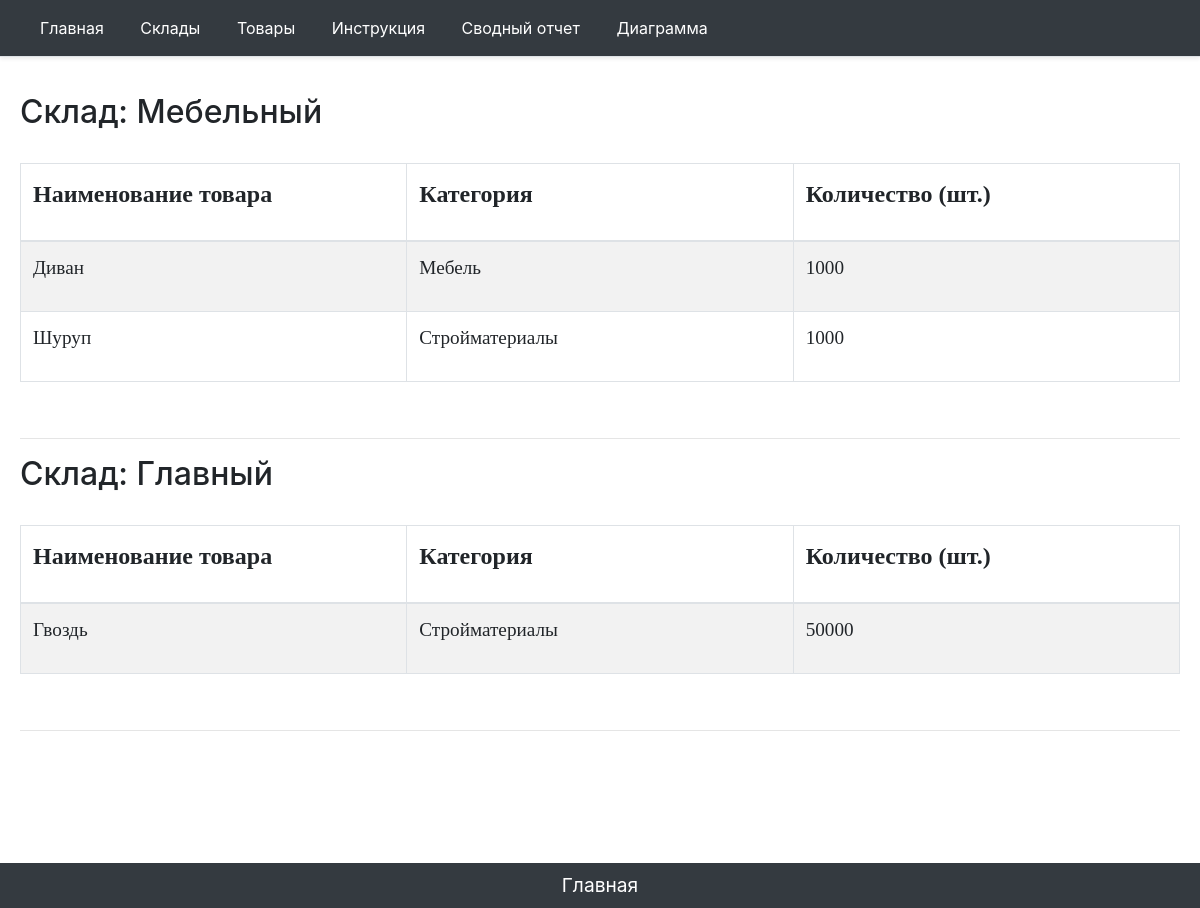
Before: /first with the older database file.
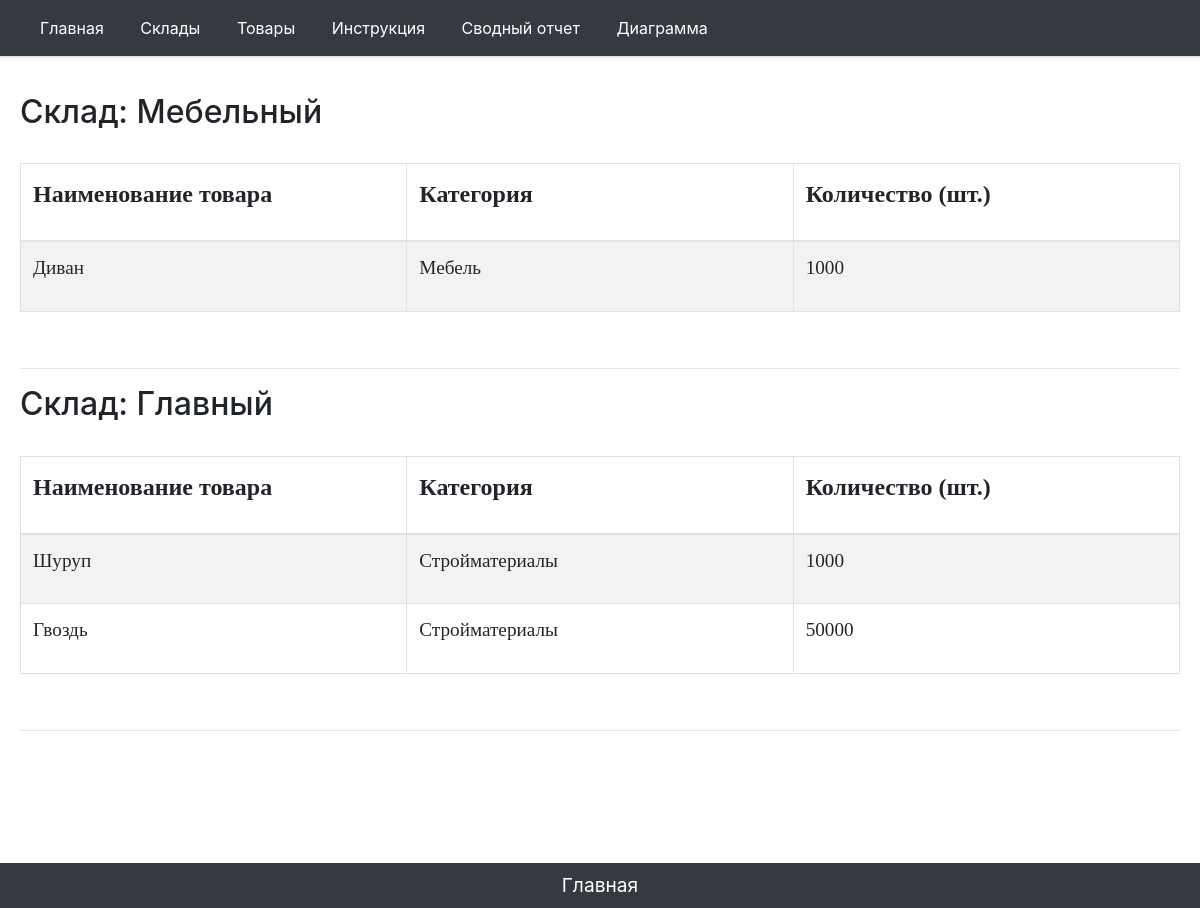
After: the same page with the newer database file.
### main/models.py (models this page shows, shortened)
class FoldNewOne(models.Model):
    name = models.CharField('Название склада', max_length=50)
    parknumber = models.IntegerField('Номер платформы')
    responsible = models.CharField('Ответственный', max_length=50, blank=True)
    adress = models.CharField('Адрес', max_length=200, blank=True)
    square = models.IntegerField('Площадь склада')
    def get_item_count(self):
        count = 0
        items = ItemNewOne.objects.all()
        for i in items:
            if i.foldid.id == self.id:
                count += 1
        return count
    """def get_update_url(self):
        return reverse('fold_update_url',kwargs={'id': self.id})
"""
    class Meta:
        verbose_name = 'Склад'
        verbose_name_plural = 'Склады'

class ItemNewOne(models.Model):
    ITEM_CATEGORY = (
        ('Мебель', 'Мебель'),
        ('Стройматериалы', 'Строительные материалы'),
        ('Инструменты', 'Инструменты для выполнения строительных,отделочных работ'),
        ('Техника', 'Технические средства, машины для строительных, отделочных работ'),
    )
    ITEM_MODULE = (
        ('А', 'А'),
        ('Б', 'Б'),
        ('В', 'В'),
        ('Г', 'Г'),
        ('Д', 'Д'),
        ('Е', 'Е'),
        ('Ж', 'Ж'),
        ('З', 'З'),
    )
    ITEM_SECTION =(
        ('S-1', 'S-1'),
        ('S-2', 'S-2'),
        ('S-3', 'S-3'),
        ('S-4', 'S-4'),
        ('S-5', 'S-5'),
        ('S-6', 'S-6'),
        ('S-7', 'S-7'),
        ('S-8', 'S-8'),
        ('S-9', 'S-9'),
        ('S-10', 'S-10'),
        ('S-11', 'S-11'),
        ('S-12', 'S-12'),
        ('S-13', 'S-13'),
        ('S-14', 'S-14'),
        ('S-15', 'S-15'),
        ('S-16', 'S-16'),
    )
    ITEM_ROW=(
        ('1', '1'),
        ('2', '2'),
        ('3', '3'),
        ('4', '4'),
        ('5', '5'),
        ('6', '6'),
        ('7', '7'),
        ('8', '8'),
        ('9', '9'),
        ('10', '10'),
        ('11', '11'),
        ('12', '12'),
        ('13', '13'),
        ('14', '14'),
        ('15', '15'),
        ('16', '16'),
        ('17', '17'),
        ('18', '18'),
        ('19', '19'),
        ('20', '20'),
        ('21', '21'),
        ('22', '22'),
        ('23', '23'),
        ('24', '24'),
        ('25', '25'),
        ('26', '26'),
        ('27', '27'),
        ('28', '28'),
        ('29', '29'),
        ('30', '30'),
        ('31', '31'),
        ('32', '32'),
    )
    ITEM_PLACE = (
        ('М1', 'М1'),
        ('М2', 'М2'),
        ('М3', 'М3'),
        ('М4', 'М4'),
        ('М5', 'М5'),
        ('М6', 'М6'),
        ('М7', 'М7'),
        ('М8', 'М8'),
        ('М9', 'М9'),
        ('М10', 'М10'),
        ('М11', 'М11'),
        ('М12', 'М12'),
        ('М13', 'М13'),
        ('М14', 'М14'),
        ('М15', 'М15'),
        ('М16', 'М16'),
        ('М17', 'М17'),
        ('М18', 'М18'),
        ('М19', 'М19'),
        ('М20', 'М20'),
        ('М21', 'М21'),
        ('М22', 'М22'),
        ('М23', 'М23'),
        ('М24', 'М24'),
        ('М25', 'М25'),
        ('М26', 'М26'),
        ('М27', 'М27'),
        ('М28', 'М28'),
        ('М29', 'М29'),
        ('М30', 'М30'),
        ('М31', 'М31'),
        ('М32', 'М32'),
        ('М33', 'М33'),
        ('М34', 'М34'),
        ('М35', 'М35'),
        ('М36', 'М36'),
        ('М37', 'М37'),
        ('М38', 'М38'),
        ('М39', 'М39'),
        ('М40', 'М40'),
        ('М41', 'М41'),
        ('М42', 'М42'),
        ('М43', 'М43'),
        ('М44', 'М44'),
        ('М45', 'М45'),
        ('М46', 'М46'),
        ('М47', 'М47'),
        ('М48', 'М48'),
        ('М49', 'М49'),
        ('М50', 'М50'),
        ('М51', 'М51'),
        ('М52', 'М52'),
        ('М53', 'М53'),
        ('М54', 'М54'),
        ('М55', 'М55'),
        ('М56', 'М56'),
        ('М57', 'М57'),
        ('М58', 'М58'),
        ('М59', 'М59'),
        ('М60', 'М60'),
        ('М61', 'М61'),
        ('М62', 'М62'),
        ('М63', 'М63'),
        ('М64', 'М64'),
        ('М65', 'М65'),
        ('М66', 'М66'),
        ('М67', 'М67'),
        ('М68', 'М68'),
        ('М69', 'М69'),
        ('М70', 'М70'),
        ('М71', 'М71'),
        ('М72', 'М72'),
        ('М73', 'М73'),
        ('М74', 'М74'),
        ('М75', 'М75'),
        ('М76', 'М76'),
        ('М77', 'М77'),
        ('М78', 'М78'),
        ('М79', 'М79'),
        ('М80', 'М80'),
        ('М81', 'М81'),
        ('М82', 'М82'),
        ('М83', 'М83'),
        ('М84', 'М84'),
        ('М85', 'М85'),
        ('М86', 'М86'),
        ('М87', 'М87'),
        ('М88', 'М88'),
        ('М89', 'М89'),
        ('М90', 'М90'),
        ('М91', 'М91'),
        ('М92', 'М92'),
        ('М93', 'М93'),
        ('М94', 'М94'),
        ('М95', 'М95'),
        ('М96', 'М96'),
        ('М97', 'М97'),
        ('М98', 'М98'),
        ('М99', 'М99'),
        ('М100', 'М100'),
        ('М101', 'М101'),
        ('М102', 'М102'),
        ('М103', 'М103'),
        ('М104', 'М104'),
        ('М105', 'М105'),
        ('М106', 'М106'),
        ('М107', 'М107'),
        ('М108', 'М108'),
        ('М109', 'М109'),
        ('М110', 'М110'),
        ('М111', 'М111'),
        ('М112', 'М112'),
        ('М113', 'М113'),
        ('М114', 'М114'),
        ('М115', 'М115'),
        ('М116', 'М116'),
        ('М117', 'М117'),
        ('М118', 'М118'),
        ('М119', 'М119'),
        ('М120', 'М120'),
        ('М121', 'М121'),
        ('М122', 'М122'),
        ('М123', 'М123'),
        ('М124', 'М124'),
        ('М125', 'М125'),
        ('М126', 'М126'),
        ('М127', 'М127'),
        ('М128', 'М128'),
    )
    name = models.CharField('Наименование товара', max_length=100)
    category = models.CharField('Категория',max_length=150, choices=ITEM_CATEGORY)
    amount = models.IntegerField('Количество')
    shelflifeday = models.IntegerField('Дней хранения')
    option = models.TextField('Описание', blank=True)
    foldid = models.ForeignKey(FoldNewOne, on_delete=models.CASCADE, verbose_name="Склад", blank="True")
    camedate = models.DateField('Дата поставки', blank=True, null=True)
    module = models.CharField('Модуль склада', max_length=5,blank=True, choices=ITEM_MODULE)
    section = models.CharField('Секция модуля склада', max_length=5,blank=True, choices=ITEM_SECTION)
    row = models.CharField('Ряд секции', blank=True, max_length=5,choices=ITEM_ROW)
    place = models.CharField('Место в ряду', blank=True, max_length=5,choices=ITEM_PLACE)
    class Meta:
        verbose_name = 'Товар'
        verbose_name_plural = 'Товары'

### main/views.py (the view)
# urls.py: path('first',views.first, name='fir'),
def first(request):
    get_items = ItemNewOne.objects.all()
    get_folds = FoldNewOne.objects.all()
    return render(request, 'main/first.html', {'title':"Сводный отчет",
                                               'get_item': get_items,'get_fold': get_folds})

### main/templates/main/first.html (shortened to what this page needs)
{% extends 'main/base_template.html' %}
{% block content %}
{% if get_fold %}
    {% if get_item %}
        {% for fold_elem in get_fold %}
            <h2>Склад: {{ fold_elem.name }}</h2>
            {% if fold_elem.get_item_count > 0%}
            <br>
            <table class="table table-striped table-bordered">
                    <thead>
                        <tr>
                            <th scope="col"><p class = "colwi1">Наименование товара</p></th>
                            <th scope="col"><p class = "colwi1">Категория</p></th>
                            <th scope="col"><p class = "colwi1">Количество (шт.)</p></th>
                        </tr>
                      </thead>
                     <tbody>
                         {% for item_elem in get_item %}
                             {% if item_elem.foldid.id == fold_elem.id %}
                             <tr>
                                 <td><p class = "colwi">{{ item_elem.name }}</p></td>
                                 <td><p class = "colwi">{{ item_elem.category }}</p></td>
                                 <td><p class = "colwi">{{ item_elem.amount }}</p></td>
                             </tr>
                             {% endif %}
                         {% endfor %}
                      </tbody>
                </table>
            {% else %}
                <p style="margin-left:100px; font-size:150%; font-color:#930"><b>Нет данных о товарах.</b></p>
            {% endif %}
            <hr>
            {% endfor %}
    {% endif %}
{% endif %}
{% endblock %}
{% block tomain %}
<div style = "margin-top: -10px;height: 10px;">
    <p align = "middle" class = "my-0 me-md-auto fw-normal p-2 text-white bg-dark align-items-center"><a href="{% url 'home' %}"><font color="white"><big>Главная</big></font></a></p>
    </div>
{% endblock %}

Changed rows visible on the page:
changed FoldNewOne "Мебельный": loses ItemNewOne (name "Шуруп", category "Стройматериалы", amount "1000")
changed FoldNewOne "Главный": gains ItemNewOne (name "Шуруп", category "Стройматериалы", amount "1000")
changed ItemNewOne "Шуруп": foldid_id 1 → 2 (drawn)
